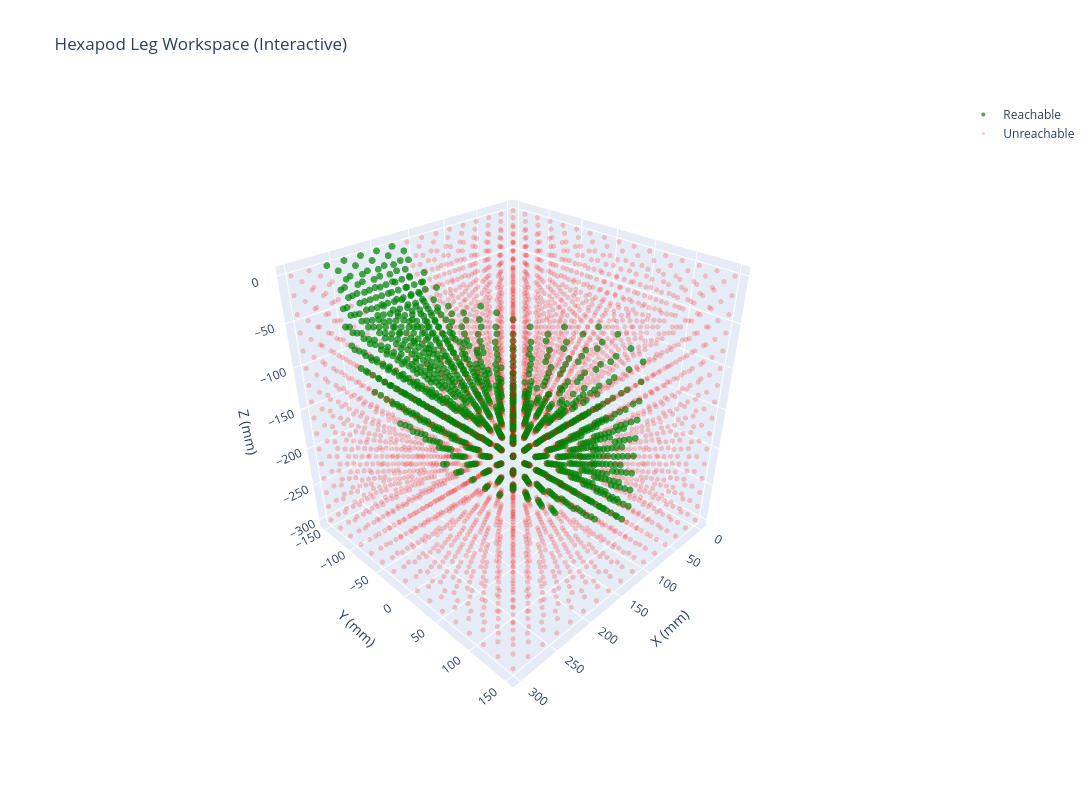

Notebook cell for this chart:
### Markdown cell above
## 3D Visualization of Workspace

### Code cell
fig = go.Figure()

# Plot reachable points
if len(reachable_points) > 0:
    fig.add_trace(go.Scatter3d(
        x=reachable_points[:, 0],
        y=reachable_points[:, 1],
        z=reachable_points[:, 2],
        mode='markers',
        name='Reachable',
        marker=dict(
            size=4,
            color='green',
            opacity=0.7,
            line=dict(width=0)
        ),
        text=[f"X: {x:.1f}<br>Y: {y:.1f}<br>Z: {z:.1f}<br>D: {np.sqrt(x**2+y**2+z**2):.2f}mm" 
              for x, y, z in reachable_points],
        hovertemplate='<b>Reachable</b><br>%{text}<extra></extra>'
    ))

# Plot unreachable points
if len(unreachable_points) > 0:
    fig.add_trace(go.Scatter3d(
        x=unreachable_points[:, 0],
        y=unreachable_points[:, 1],
        z=unreachable_points[:, 2],
        mode='markers',
        name='Unreachable',
        marker=dict(
            size=3,
            color='red',
            opacity=0.2,
            line=dict(width=0)
        ),
        text=[f"X: {x:.1f}<br>Y: {y:.1f}<br>Z: {z:.1f}<br>D: {np.sqrt(x**2+y**2+z**2):.2f}mm" 
              for x, y, z in unreachable_points],
        hovertemplate='<b>Unreachable</b><br>%{text}<extra></extra>'
    ))

fig.update_layout(
    title='Hexapod Leg Workspace (Interactive)',
    scene=dict(
        xaxis_title='X (mm)',
        yaxis_title='Y (mm)',
        zaxis_title='Z (mm)',
        camera=dict(
            eye=dict(x=1.5, y=1.5, z=1.3)
        )
    ),
    hovermode='closest',
    height=800,
    width=1200
)

fig.show()

### Figure 1 — Plotly figure (JSON) as saved in the notebook; plotly's stock layout.template omitted (floating-point values rounded to 4 significant figures; data arrays with more than 128 entries replaced by an {"elided": "..."} marker saying what was removed)
{"data": [{"hovertemplate": "<b>Reachable</b><br>%{text}<extra></extra>", "marker": {"color": "green", "line": {"width": 0}, "opacity": 0.7, "size": 4}, "mode": "markers", "name": "Reachable", "text": {"elided": "1282 str values"}, "type": "scatter3d", "x": {"elided": "1282 float values"}, "y": {"elided": "1282 float values"}, "z": {"elided": "1282 float values"}}, {"hovertemplate": "<b>Unreachable</b><br>%{text}<extra></extra>", "marker": {"color": "red", "line": {"width": 0}, "opacity": 0.2, "size": 3}, "mode": "markers", "name": "Unreachable", "text": {"elided": "2814 str values"}, "type": "scatter3d", "x": {"elided": "2814 float values"}, "y": {"elided": "2814 float values"}, "z": {"elided": "2814 float values"}}], "layout": {"height": 800, "hovermode": "closest", "scene": {"camera": {"eye": {"x": 1.5, "y": 1.5, "z": 1.3}}, "xaxis": {"title": {"text": "X (mm)"}}, "yaxis": {"title": {"text": "Y (mm)"}}, "zaxis": {"title": {"text": "Z (mm)"}}}, "title": {"text": "Hexapod Leg Workspace (Interactive)"}, "width": 1200}}
